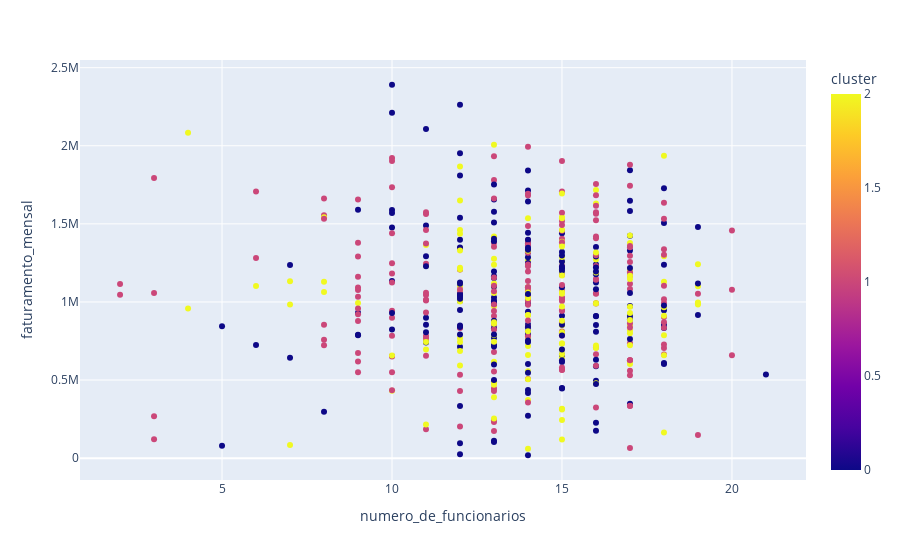

The notebook cell saved with this chart:
### Code cell
# Cruzar numero de funcionarios e faturamento, apresentando os clusters
px.scatter(df_clientes, x='numero_de_funcionarios', y='faturamento_mensal', color='cluster')

### Figure 1 — Plotly figure (JSON) as saved in the notebook; plotly's stock layout.template omitted (floating-point values rounded to 4 significant figures; data arrays with more than 128 entries replaced by an {"elided": "..."} marker saying what was removed)
{"data": [{"hovertemplate": "numero_de_funcionarios=%{x}<br>faturamento_mensal=%{y}<br>cluster=%{marker.color}<extra></extra>", "legendgroup": "", "marker": {"color": {"elided": "500 int values"}, "coloraxis": "coloraxis", "symbol": "circle"}, "mode": "markers", "name": "", "orientation": "v", "showlegend": false, "type": "scatter", "x": {"elided": "500 int values"}, "xaxis": "x", "y": {"elided": "500 float values"}, "yaxis": "y"}], "layout": {"coloraxis": {"colorbar": {"title": {"text": "cluster"}}, "colorscale": [[0, "#0d0887"], [0.1111, "#46039f"], [0.2222, "#7201a8"], [0.3333, "#9c179e"], [0.4444, "#bd3786"], [0.5556, "#d8576b"], [0.6667, "#ed7953"], [0.7778, "#fb9f3a"], [0.8889, "#fdca26"], [1, "#f0f921"]]}, "legend": {"tracegroupgap": 0}, "margin": {"t": 60}, "xaxis": {"anchor": "y", "domain": [0, 1], "title": {"text": "numero_de_funcionarios"}}, "yaxis": {"anchor": "x", "domain": [0, 1], "title": {"text": "faturamento_mensal"}}}}
